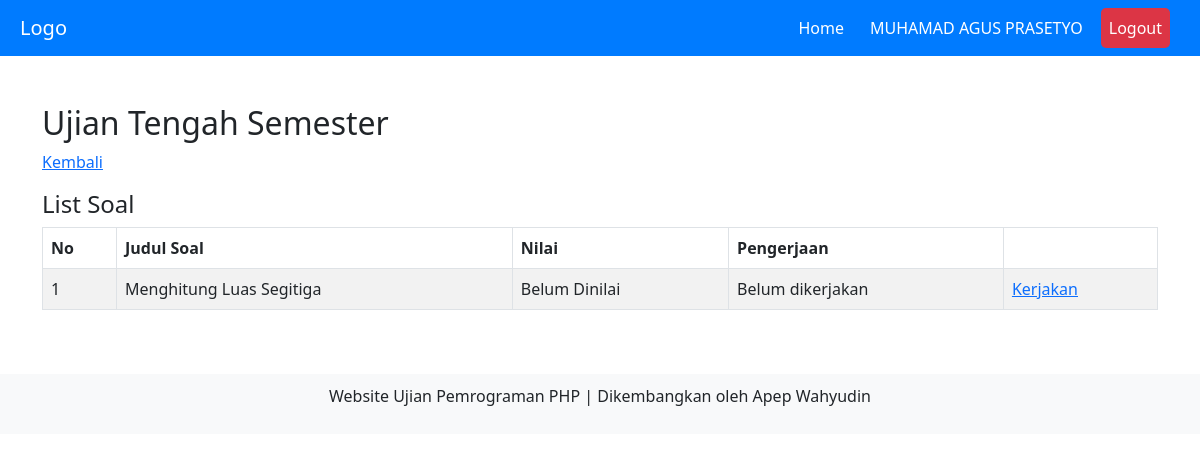
The app's page /home.php?page=soal&id_ujian=13 (signed in), older data.
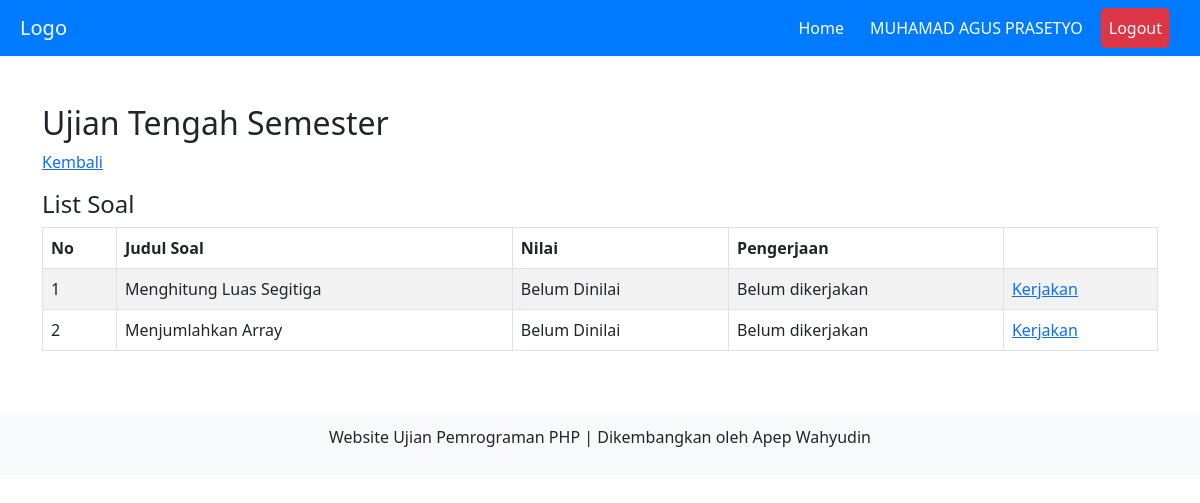
The same page, newer data.
### tables this page shows
CREATE TABLE `soal` (
  `id_soal` int(11) NOT NULL,
  `judul` varchar(50) NOT NULL,
  `soal` text NOT NULL,
  `waktu` int(11) NOT NULL,
  `status` varchar(10) NOT NULL,
  `id_ujian` int(11) NOT NULL,
  `parameter` text NOT NULL,
  `function_name` varchar(50) NOT NULL,
  `test_code` text NOT NULL
);

### soal.php (the view)
<?php
    $id_ujian = addslashes($_GET['id_ujian']);
    $qry_ujian=mysqli_query($koneksi, "SELECT id_ujian, nama_ujian FROM ujian where id_ujian='$id_ujian' AND status ='aktif'");
    $data_ujian=mysqli_fetch_assoc($qry_ujian);
    echo "<h2>" . $data_ujian['nama_ujian'] . "</h2>";
?>
<p><a href="home.php">Kembali</a></p>
<h4>List Soal</h4>
<table id="myTable" class="table table-striped table-bordered" style="width:100%">
<thead>
    <tr>
        <th>No</th>
        <th>Judul Soal</th>
        <th>Nilai</th>
        <th>Pengerjaan</th>
        <th></th>
    </tr>
</thead>
<tbody>
<?php
$qry_soal = mysqli_query($koneksi, "SELECT * FROM soal where id_ujian='$id_ujian' AND status='aktif'");
$no = 0;
while($data_soal=mysqli_fetch_assoc($qry_soal)){
    $qry_nilai = mysqli_query($koneksi,"SELECT * FROM hasil WHERE id_soal = '$data_soal[id_soal]'
    AND id_siswa = '$_SESSION[siswa]'");
    $data_nilai = mysqli_fetch_assoc($qry_nilai);
    $jmlh_nilai = mysqli_num_rows($qry_nilai);
    $no++;
?>
    <tr>
        <td><?= $no;?></td>
        <td><?= $data_soal['judul'];?></td>
        <td>
            <?php
            if($jmlh_nilai == 0)
            {
                echo 'Belum Dinilai';
            }
            else {
                echo $data_nilai['nilai'];
            }
            ?>
        </td>
        <td>
            <?php
            $cek_jawaban=mysqli_num_rows(mysqli_query($koneksi, "SELECT * FROM hasil
            WHERE id_siswa='$data_siswa[id_siswa]' AND id_soal='$data_soal[id_soal]'"));
            if($cek_jawaban==1){
                echo "Sudah dikerjakan";
            }
            else
            {
                echo "Belum dikerjakan";
            }
            ?>
        </td>
        <td>
            <?php
            if($cek_jawaban==1){
                echo "<a href='home.php?page=lihat_jawaban&id_ujian=$data_ujian[id_ujian]&id_soal=$data_soal[id_soal]'>Lihat Jawaban</a>";
            }
            else
            {
                echo "<a href='home.php?page=kerjakan&id_ujian=$data_ujian[id_ujian]&id_soal=$data_soal[id_soal]'>Kerjakan</a>";
            }
            ?>
        </td>
    </tr>
<?php
}
?>
</tbody>
</table>

Row changes from the older to the newer data that the page shows:
added soal: judul "Menjumlahkan Array"
